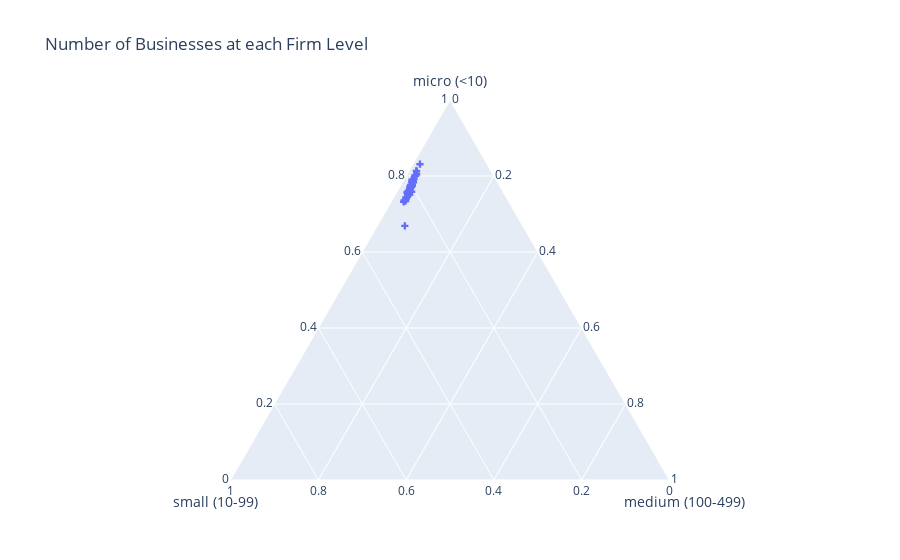
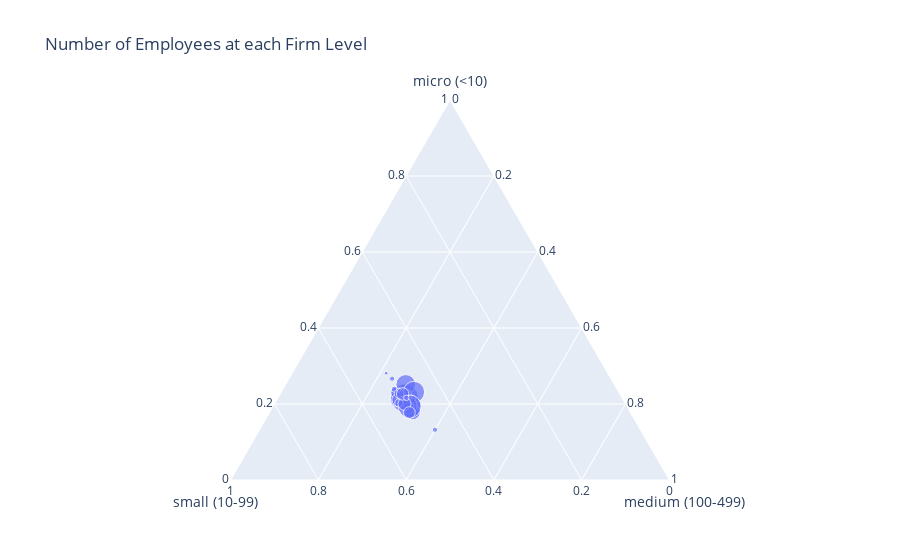

Notebook code for these charts, in order:
### Markdown cell above
As you can see from the above graphs, we can adjust the titles, the labels of vertices, and data point hovertext labels. 

We can also change marker symbol, marker size, and color. This notebook will show each instance on separate graphs.

### Code cell
#sum of totals for each graph
firm_size['total'] = firm_size['micro (<10)'] + firm_size['small (10-99)'] + firm_size['medium (100-499)']
num_employees['total'] = num_employees['micro (<10)'] + num_employees['small (10-99)'] + num_employees['medium (100-499)']
payroll['total'] = payroll['micro (<10)'] + payroll['small (10-99)'] + payroll['medium (100-499)']

#change marker symbol
fig = px.scatter_ternary(firm_size, 
                         a='micro (<10)', 
                         b='small (10-99)', 
                         c='medium (100-499)',
                         hover_name = 'state',
                         title = 'Number of Businesses at each Firm Level'
                        )
fig.update_traces(marker_symbol='cross', selector=dict(type='scatterternary'))
fig.show()

#change marker size
fig = px.scatter_ternary(num_employees,
                         a='micro (<10)',
                         b='small (10-99)',
                         c='medium (100-499)',
                         hover_name = 'state',
                         title = 'Number of Employees at each Firm Level',
                         size = 'total'
                        )
fig.show()

#change color
fig = px.scatter_ternary(num_employees,
                         a='micro (<10)',
                         b='small (10-99)',
                         c='medium (100-499)',
                         hover_name = 'state',
                         title = 'Number of Employees at each Firm Level'
                        )
fig.update_traces(marker_color='red', selector=dict(type='scatterternary'))
fig.show("png")

### Figure 1 — Plotly figure (JSON) as saved in the notebook; plotly's stock layout.template omitted (floating-point values rounded to 4 significant figures)
{"data": [{"a": [53595, 13219, 82476, 37786, 598746, 109084, 52086, 14295, 11344, 372654, 138243, 18567, 30441, 197361, 78762, 46902, 42213, 48531, 58857, 26475, 80865, 107898, 129304, 89257, 32394, 86256, 25944, 32631, 38168, 22173, 150419, 24673, 374430, 134360, 14207, 131543, 54918, 72000, 170542, 17757, 61184, 16574, 70528, 332191, 50690, 13518, 114061, 119667, 19097, 78203, 13946], "b": [16004, 2962, 21182, 10077, 145084, 24295, 14916, 4124, 4557, 68576, 33751, 5287, 7158, 48131, 24448, 12665, 11795, 14312, 18120, 5927, 23233, 29149, 37379, 24252, 9130, 23230, 5421, 8451, 10469, 6477, 36744, 7260, 78274, 35634, 4107, 43081, 13923, 18671, 49607, 4744, 17040, 4331, 22464, 93867, 12317, 3374, 31951, 29578, 5592, 25161, 3008], "c": [2125, 321, 2843, 1226, 13628, 2910, 1921, 622, 1065, 7167, 4397, 710, 853, 6175, 3185, 1668, 1674, 1925, 2166, 654, 2917, 3674, 4050, 2981, 1152, 2797, 534, 1047, 1689, 802, 4128, 972, 8085, 3972, 571, 5119, 1822, 2021, 5602, 580, 2158, 573, 3052, 10488, 1464, 362, 3768, 3243, 747, 2896, 378], "hovertemplate": "<b>%{hovertext}</b><br><br>micro (<10)=%{a}<br>small (10-99)=%{b}<br>medium (100-499)=%{c}<extra></extra>", "hovertext": ["Alabama", "Alaska", "Arizona", "Arkansas", "California", "Colorado", "Connecticut", "Delaware", "District of Columbia", "Florida", "Georgia", "Hawaii", "Idaho", "Illinois", "Indiana", "Iowa", "Kansas", "Kentucky", "Louisiana", "Maine", "Maryland", "Massachusetts", "Michigan", "Minnesota", "Mississippi", "Missouri", "Montana", "Nebraska", "Nevada", "New Hampshire", "New Jersey", "New Mexico", "New York", "North Carolina", "North Dakota", "Ohio", "Oklahoma", "Oregon", "Pennsylvania", "Rhode Island", "South Carolina", "South Dakota", "Tennessee", "Texas", "Utah", "Vermont", "Virginia", "Washington", "West Virginia", "Wisconsin", "Wyoming"], "legendgroup": "", "marker": {"color": "#636efa", "symbol": "cross"}, "mode": "markers", "name": "", "showlegend": false, "subplot": "ternary", "type": "scatterternary"}], "layout": {"legend": {"tracegroupgap": 0}, "ternary": {"aaxis": {"title": {"text": "micro (<10)"}}, "baxis": {"title": {"text": "small (10-99)"}}, "caxis": {"title": {"text": "medium (100-499)"}}, "domain": {"x": [0, 1], "y": [0, 1]}}, "title": {"text": "Number of Businesses at each Firm Level"}}}

### Figure 2 — Plotly figure (JSON) as saved in the notebook; plotly's stock layout.template omitted (floating-point values rounded to 4 significant figures)
{"data": [{"a": [161355, 34154, 209705, 106476, 1560129, 261845, 149511, 37131, 33092, 878880, 353805, 53153, 77721, 499013, 227907, 128552, 118469, 141781, 172135, 67569, 221745, 299115, 364061, 227151, 96882, 231928, 65533, 87937, 98718, 63345, 406811, 69753, 951746, 360887, 38668, 389885, 150417, 198330, 493263, 48636, 170207, 45244, 211525, 922611, 119628, 37226, 312055, 318038, 58317, 224873, 36236], "b": [393964, 66293, 526059, 246094, 3583393, 578922, 363752, 98252, 117186, 1660128, 832364, 133350, 165081, 1210356, 609736, 308836, 290709, 350597, 459132, 141138, 582366, 726359, 937682, 621682, 217278, 587681, 122535, 206259, 248474, 153540, 904081, 170376, 1916948, 874529, 96672, 1081204, 342585, 437629, 1244908, 114085, 411063, 101571, 557525, 2361152, 304159, 78421, 784565, 694520, 132569, 638563, 65073], "c": [247601, 36824, 329956, 138110, 2081423, 299990, 231822, 51838, 100067, 955166, 491493, 89405, 82492, 767589, 395195, 212408, 195969, 220099, 273880, 85165, 351430, 482491, 590651, 410179, 123082, 344173, 57690, 118391, 155952, 83743, 525272, 99602, 1241570, 475474, 59972, 709248, 217269, 235282, 774462, 66491, 235738, 62588, 347820, 1485175, 166630, 41675, 461342, 391519, 78903, 403651, 27574], "hovertemplate": "<b>%{hovertext}</b><br><br>micro (<10)=%{a}<br>small (10-99)=%{b}<br>medium (100-499)=%{c}<br>total=%{marker.size}<extra></extra>", "hovertext": ["Alabama", "Alaska", "Arizona", "Arkansas", "California", "Colorado", "Connecticut", "Delaware", "District of Columbia", "Florida", "Georgia", "Hawaii", "Idaho", "Illinois", "Indiana", "Iowa", "Kansas", "Kentucky", "Louisiana", "Maine", "Maryland", "Massachusetts", "Michigan", "Minnesota", "Mississippi", "Missouri", "Montana", "Nebraska", "Nevada", "New Hampshire", "New Jersey", "New Mexico", "New York", "North Carolina", "North Dakota", "Ohio", "Oklahoma", "Oregon", "Pennsylvania", "Rhode Island", "South Carolina", "South Dakota", "Tennessee", "Texas", "Utah", "Vermont", "Virginia", "Washington", "West Virginia", "Wisconsin", "Wyoming"], "legendgroup": "", "marker": {"color": "#636efa", "size": [802920, 137271, 1065720, 490680, 7224945, 1140757, 745085, 187221, 250345, 3494174, 1677662, 275908, 325294, 2476958, 1232838, 649796, 605147, 712477, 905147, 293872, 1155541, 1507965, 1892394, 1259012, 437242, 1163782, 245758, 412587, 503144, 300628, 1836164, 339731, 4110264, 1710890, 195312, 2180337, 710271, 871241, 2512633, 229212, 817008, 209403, 1116870, 4768938, 590417, 157322, 1557962, 1404077, 269789, 1267087, 128883], "sizemode": "area", "sizeref": 18060.0, "symbol": "circle"}, "mode": "markers", "name": "", "showlegend": false, "subplot": "ternary", "type": "scatterternary"}], "layout": {"legend": {"itemsizing": "constant", "tracegroupgap": 0}, "ternary": {"aaxis": {"title": {"text": "micro (<10)"}}, "baxis": {"title": {"text": "small (10-99)"}}, "caxis": {"title": {"text": "medium (100-499)"}}, "domain": {"x": [0, 1], "y": [0, 1]}}, "title": {"text": "Number of Employees at each Firm Level"}}}
